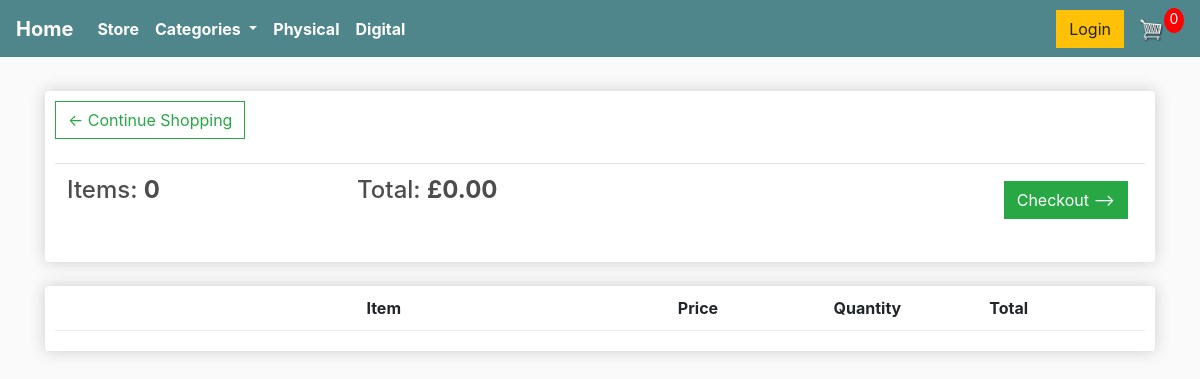
/cart/ (signed in), run on an earlier commit of the app's database.
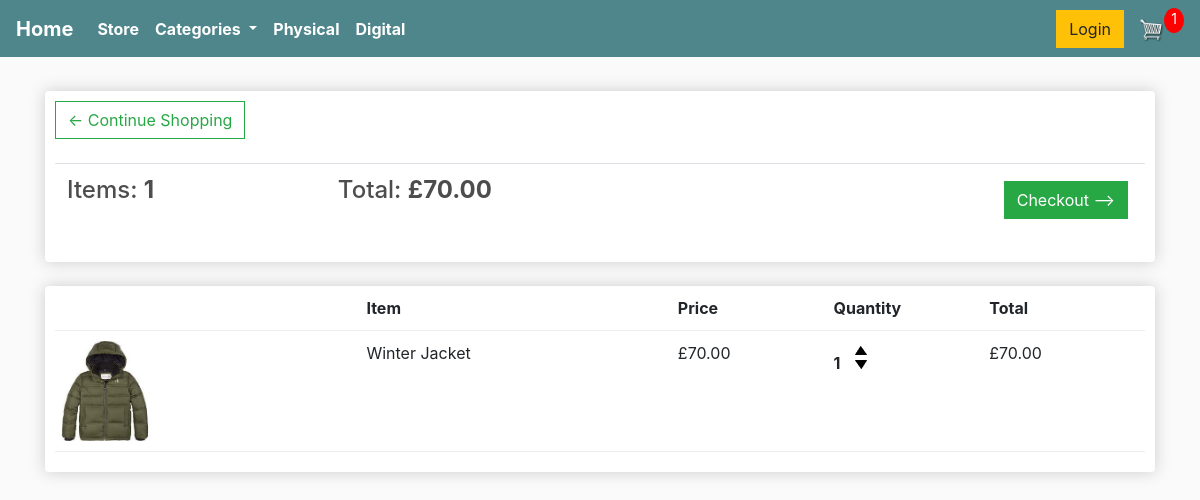
And on a later commit of the database.
### store/models.py (models this page shows, shortened)
class Order(models.Model):
    customer = models.ForeignKey(Customer, on_delete=models.SET_NULL, null=True, blank=True)
    date_ordered = models.DateTimeField(auto_now_add=True)
    complete = models.BooleanField(default=False)
    transaction_id = models.CharField(max_length=100, null=True)
    @property
    def get_cart_total(self):
        orderitems = self.orderitem_set.all()
        total = sum([item.get_total for item in orderitems])
        return total
    @property
    def get_cart_items(self):
        orderitems = self.orderitem_set.all()
        total = sum([item.quantity for item in orderitems])
        return total

class OrderItem(models.Model):
    product = models.ForeignKey(Product, on_delete=models.SET_NULL, null=True, blank=True)
    order = models.ForeignKey(Order, on_delete=models.SET_NULL, null=True, blank=True)
    quantity = models.IntegerField(default=0, null=True, blank=True)
    date_added = models.DateTimeField(auto_now_add=True)
    @property
    def get_total(self):
        total = self.product.price * self.quantity
        return total

class Product(models.Model):
    name = models.CharField(max_length=20, null=True)
    price = models.DecimalField(max_digits=6, decimal_places=2)
    digital = models.BooleanField(default=False, null=True, blank=True)
    category = models.CharField(max_length=30, null=True)
    image = models.ImageField(null=True, blank=True)
    description = models.TextField(max_length=1000, null=True)
    @property
    def imageURL(self):
        try:
            url = self.image.url
        except:
            url = ''
        return url

### store/views.py (the view, shortened to what this page needs)
# urls.py: path('cart/', views.cart, name="cart"),
def cart(request):
    if request.user.is_authenticated:
        customer = request.user.customer
        order, created = Order.objects.get_or_create(customer=customer, complete=False)
        items = order.orderitem_set.all()
        cartItems = order.get_cart_items
    context = {'items': items, 'order': order, 'cartItems': cartItems}
    return render(request, 'store/cart.html', context)

### store/templates/store/cart.html
{% extends 'store/main.html' %}
{% load static %}
{% block content %}
    <div class="row">
        <div class="col-lg-12">
            <div class="box-element">
                <a  class="btn btn-outline-success" href="{% url 'store' %}">&#x2190; Continue Shopping</a>
                <br>
                <br>
                <table class="table">
                    <tr>
                        <th><h4>Items: <strong>{{order.get_cart_items}}</strong></h4></th>
                        <th><h4>Total: <strong>£{{order.get_cart_total|floatformat:2}}</strong></h4></th>
                        <th>
                            <a  style="float:right; margin:5px;" class="btn btn-success" href="{% url 'checkout' %}">
                                Checkout --></a>
                        </th>
                    </tr>
                </table>
            </div>
            <br>
            <div class="box-element">
                <div class="cart-row">
                    <div style="flex:2"></div>
                    <div style="flex:2"><strong>Item</strong></div>
                    <div style="flex:1"><strong>Price</strong></div>
                    <div style="flex:1"><strong>Quantity</strong></div>
                    <div style="flex:1"><strong>Total</strong></div>
                </div>
                {% for item in items %}
                    <div class="cart-row">
                        <div style="flex:2"><img class="row-image" src="{{item.product.imageURL}}"></div>
                        <div style="flex:2"><p>{{item.product.name}}</p></div>
                        <div style="flex:1"><p>£{{item.product.price|floatformat:2}}</p></div>
                        <div style="flex:1">
                            <p class="quantity">{{item.quantity}}</p>
                            <div class="quantity">
                                <img data-product="{{item.product.id}}" data-action="add"
                                     class="chg-quantity update-cart" src="{% static  'images/up-arrow.png' %}">
                                <img data-product="{{item.product.id}}" data-action="remove"
                                     class="chg-quantity update-cart" src="{% static  'images/down-arrow.png' %}">
                            </div>
                        </div>
                        <div style="flex:1"><p>£{{item.get_total|floatformat:2}}</p></div>
                    </div>
                {% endfor %}
            </div>
        </div>
    </div>
{% endblock content %}

What changed in the data, as far as the page shows it:
no longer on this page (row edited): Order: get_cart_items "0", get_cart_total "0.00"
added Order: get_cart_items "1", get_cart_total "70.00"
added OrderItem: product.imageURL (picture), product.name "Winter Jacket", product.price "70.00", quantity "1", get_total "70.00"
Also different on the page:
{{ cartItems }}: "0" → "1"
